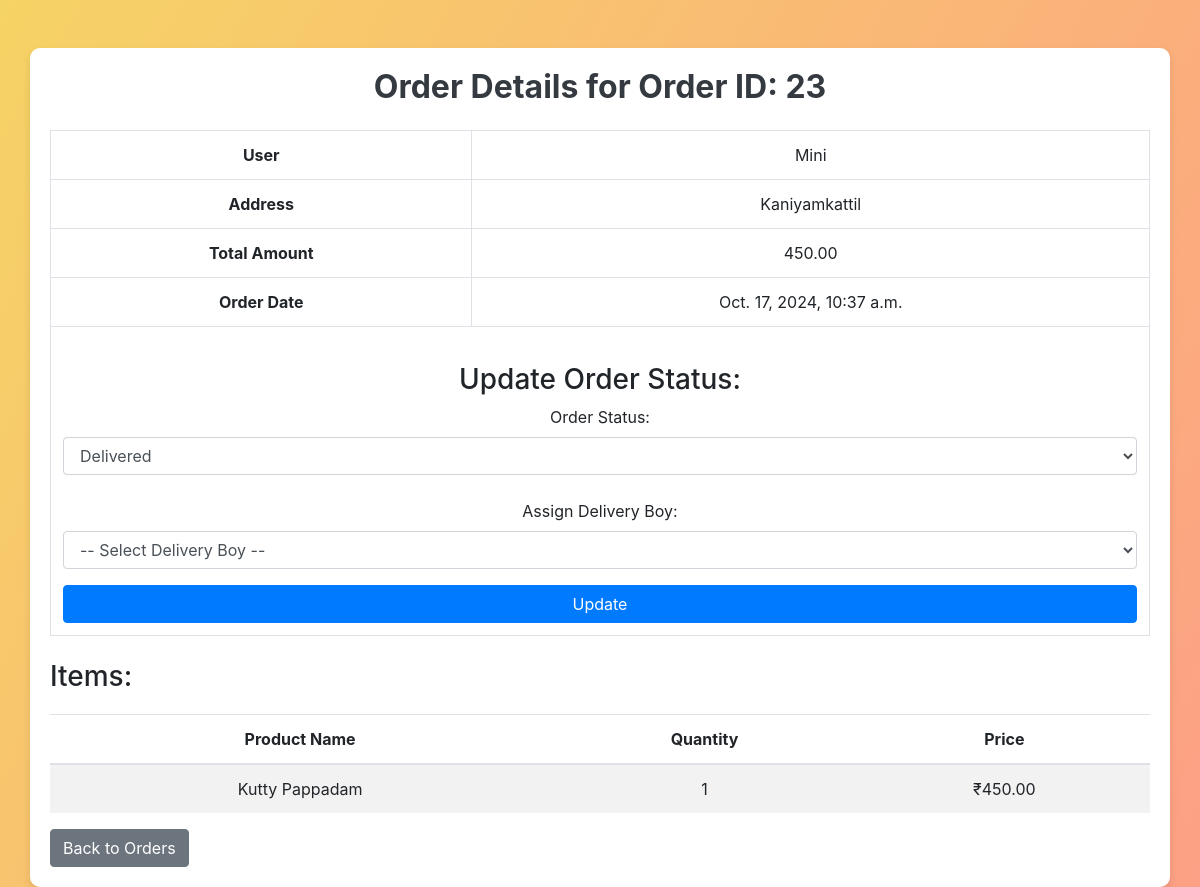
Page /order/23/ on the committed database.
### myapp/models.py (models this page shows, shortened)
class Order(models.Model):
    user = models.ForeignKey(User, on_delete=models.CASCADE)
    address = models.ForeignKey(Address, on_delete=models.CASCADE)
    total_amount = models.DecimalField(max_digits=10, decimal_places=2)
    order_date = models.DateTimeField(default=timezone.now)
    razorpay_order_id = models.CharField(max_length=100, null=True, blank=True)
    status = models.CharField(max_length=20, choices=[
        ('pending', 'Pending'),
        ('shipped', 'Shipped'),
        ('delivered', 'Delivered'),
        ('canceled', 'Canceled'),
        ], default="pending")

class Address(models.Model):
    user = models.ForeignKey(User, on_delete=models.CASCADE)
    name = models.CharField(max_length=100)
    phone = models.CharField(max_length=15)
    street = models.CharField(max_length=255)
    city = models.CharField(max_length=100)
    postcode = models.CharField(max_length=20)

class OrderItem(models.Model):
    order = models.ForeignKey(Order, on_delete=models.CASCADE, related_name='items')
    product = models.ForeignKey(Product, on_delete=models.CASCADE)
    quantity = models.PositiveIntegerField()
    price = models.DecimalField(max_digits=10, decimal_places=2)

class Product(models.Model):
    CATEGORY_CHOICES = [
        ('masala pappad', 'Masala Pappad'),
        ('pepper pappad', 'Pepper Pappad'),
        ('mini pappad', 'Mini Pappad'),
        ('pappad', 'Pappad'),
        ('beetroot pappad', 'Beetroot Pappad'),
        ('all', 'All')
    ]
    category = models.CharField(max_length=20, choices=CATEGORY_CHOICES)
    name = models.CharField(max_length=200)
    description = models.TextField()
    price = models.DecimalField(max_digits=10, decimal_places=2)
    stock = models.PositiveIntegerField()
    image = models.ImageField(upload_to='product_images/', blank=True, null=True)
    created_at = models.DateTimeField(auto_now_add=True)
    updated_at = models.DateTimeField(auto_now=True)
    is_active = models.BooleanField(default=True)
    is_deleted = models.BooleanField(default=False)

### myapp/views.py (the view, shortened to what this page needs)
# urls.py: path('order/<int:order_id>/', views.order_details, name='order_details'),
def order_details(request, order_id):
    order = get_object_or_404(Order, id=order_id)
    delivery_boys = DeliveryBoy.objects.filter(status='available')
    assignment = DeliveryAssignment.objects.filter(order=order).first()
    return render(request, 'order_details.html', {
        'order': order,
        'delivery_boys': delivery_boys,
        'assignment': assignment
    })

### template/order_details.html (shortened to what this page needs)
<!DOCTYPE html>
<html lang="en">
<head>
    <link rel="stylesheet" href="https://stackpath.bootstrapcdn.com/bootstrap/4.5.2/css/bootstrap.min.css">
</head>
<body>
    <div class="container mt-5">
        <h2 class="mb-4" align="center">Order Details for Order ID: {{ order.id }}</h2>
        <table class="table table-bordered">
            <tbody>
                <tr>
                    <th>User</th>
                    <td>{{ order.user.username }}</td>
                </tr>
                <tr>
                    <th>Address</th>
                    <td>
                        {% if order.address %}
                            {{ order.address.street }}
                        {% else %}
                            No address available
                        {% endif %}
                    </td>
                </tr>
                <tr>
                    <th>Total Amount</th>
                    <td>{{ order.total_amount }}</td>
                </tr>
                <tr>
                    <th>Order Date</th>
                    <td>{{ order.order_date }}</td>
                </tr>
                <tr>
                    <td colspan="2">
                        <h3 class="mt-4">Update Order Status:</h3>
                        <form method="POST" id="status-form">
                            <label for="status">Order Status:</label>
                            <select name="status" id="status" class="form-control">
                                <option value="delivered" {% if order.status == 'delivered' %}selected{% endif %}>Delivered</option>
                            </select>
                            <label for="delivery_boy" class="mt-4">Assign Delivery Boy:</label>
                            <select name="delivery_boy" id="delivery_boy" class="form-control">
                                <option value="">-- Select Delivery Boy --</option>
                            </select>
                            <button type="submit" class="btn btn-primary mt-3">Update</button>
                        </form>
                    </td>
                </tr>
            </tbody>
        </table>
        <h3 class="mt-4">Items:</h3>
        <table class="table table-striped">
            <thead>
                <tr>
                    <th>Product Name</th>
                    <th>Quantity</th>
                    <th>Price</th>
                </tr>
            </thead>
            <tbody>
                {% for item in order.items.all %}
                    <tr>
                        <td>{{ item.product.name }}</td>
                        <td>{{ item.quantity }}</td>
                        <td>₹{{ order.total_amount }}</td>
                    </tr>
                {% endfor %}
            </tbody>
        </table>
        <a href="{% url 'order_management' %}" class="btn btn-secondary">Back to Orders</a>
    </div>
</body>
</html>

### template/order_details.html (style rules this page uses)
body { background: linear-gradient(120deg, #f6d365 0%, #fda085 100%); }
.container { background-color: white; padding: 20px; border-radius: 10px; box-shadow: 0 4px 8px rgba(0,0,0,0.1); margin-top: 50px; }
h2 { font-weight: 700; color: #343a40; }
table { margin-top: 20px; }
table th, table td { vertical-align: middle; text-align: center; }
.table-bordered { border: 1px solid #dee2e6; }
.table-bordered th, .table-bordered td { border: 1px solid #dee2e6; }
.btn-primary { background-color: #007bff; border-color: #007bff; width: 100%; }

### rows in the picture
Order: id "23", user.username "Mini", address.street "Kaniyamkattil", total_amount "450.00", order_date "Oct. 17, 2024, 10:37 a.m.", status "Delivered"
OrderItem: product.name "Kutty Pappadam", quantity "1"
